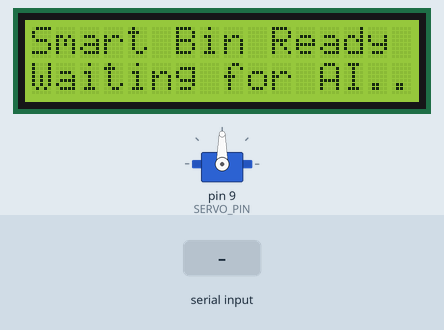
The sketch below on a simulated Arduino Uno, built with avr-gcc and run on an emulated ATmega328P. Parts: 16×2 character LCD, servo. The test bench sets the inputs (shaded band).

Above: at 1.2 s.
1.3 s: "p" received over Serial
At 1.9 s:
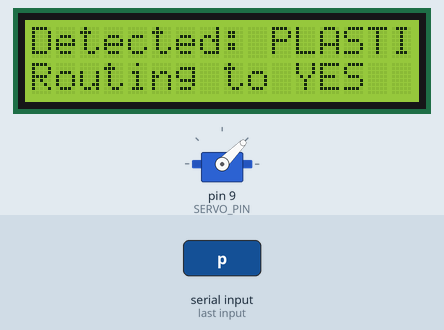
4.3 s: "n" received over Serial
At 5.3 s:
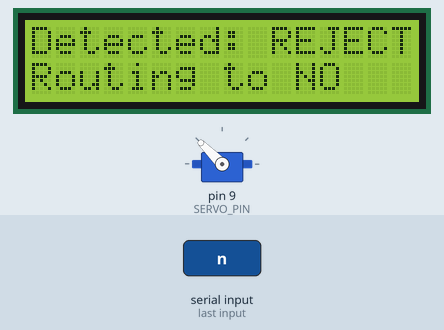
Timing chart, 0 to 8.4 s (numbered marks = the images above; inputs shaded):
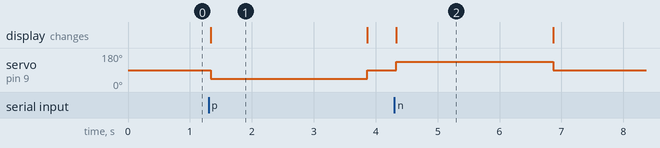

The sketch:

sketch_jun9a.ino
```cpp
#include <Servo.h>
#include <Wire.h>
#include <LiquidCrystal_I2C.h>

// Initialize components
// Note: If screen is blank, try address 0x3F instead of 0x27
LiquidCrystal_I2C lcd(0x27, 16, 2);
Servo trapdoor;

const int SERVO_PIN = 9;

void setup() {
  // Start Serial at 9600 for communication with Python
  Serial.begin(9600);

  // Initialize LCD
  lcd.init();
  lcd.backlight();
  lcd.setCursor(0, 0);
  lcd.print("Smart Bin Ready");
  lcd.setCursor(0, 1);
  lcd.print("Waiting for AI...");

  // Initialize Servo
  trapdoor.attach(SERVO_PIN);
  trapdoor.write(90); // Default middle position
}

void loop() {
  // Listen for commands from Python
  if (Serial.available() > 0) {
    char command = Serial.read();

    // Clear the buffer to prevent repetitive triggers
    while(Serial.available() > 0) { Serial.read(); }

    if (command == 'p') {
      // PLASTIC PATH
      lcd.clear();
      lcd.print("Detected: PLASTIC");
      lcd.setCursor(0, 1);
      lcd.print("Routing to YES");

      trapdoor.write(45); // Move to Plastic Bin
      delay(2500);        // Wait for item to fall
      trapdoor.write(90); // Reset

      lcd.clear();
      lcd.print("Smart Bin Ready");
      lcd.setCursor(0, 1);
      lcd.print("Waiting for AI...");
    }
    else if (command == 'n') {
      // REJECT PATH
      lcd.clear();
      lcd.print("Detected: REJECT");
      lcd.setCursor(0, 1);
      lcd.print("Routing to NO");

      trapdoor.write(135); // Move to Reject Bin
      delay(2500);         // Wait for item to fall
      trapdoor.write(90);  // Reset

      lcd.clear();
      lcd.print("Smart Bin Ready");
      lcd.setCursor(0, 1);
      lcd.print("Waiting for AI...");
    }
  }
}
```

Measured:
- after the input at 1.3 s, servo on pin 9 (SERVO_PIN): 90° → 45° at once, → 90° 2.5 s later; the display: changes at once (image 1)
- after the input at 4.3 s, servo on pin 9 (SERVO_PIN): 90° → 135° at once, → 90° 2.5 s later; the display: changes at once (image 2)
- what the display in image 1 shows lasts 2.6 s, from 1.3 s to 3.9 s
